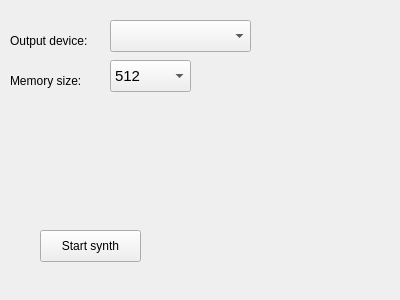
<?xml version="1.0" encoding="UTF-8"?>
<ui version="4.0">
 <class>Form</class>
 <widget class="QWidget" name="Form">
  <property name="geometry">
   <rect>
    <x>0</x>
    <y>0</y>
    <width>400</width>
    <height>300</height>
   </rect>
  </property>
  <property name="sizePolicy">
   <sizepolicy hsizetype="Fixed" vsizetype="Fixed">
    <horstretch>0</horstretch>
    <verstretch>0</verstretch>
   </sizepolicy>
  </property>
  <property name="minimumSize">
   <size>
    <width>400</width>
    <height>300</height>
   </size>
  </property>
  <property name="maximumSize">
   <size>
    <width>400</width>
    <height>300</height>
   </size>
  </property>
  <property name="windowTitle">
   <string>Form</string>
  </property>
  <widget class="QComboBox" name="output_devices">
   <property name="geometry">
    <rect>
     <x>110</x>
     <y>20</y>
     <width>141</width>
     <height>32</height>
    </rect>
   </property>
   <property name="font">
    <font>
     <pointsize>11</pointsize>
    </font>
   </property>
  </widget>
  <widget class="QLabel" name="label">
   <property name="geometry">
    <rect>
     <x>10</x>
     <y>20</y>
     <width>101</width>
     <height>41</height>
    </rect>
   </property>
   <property name="text">
    <string>Output device:</string>
   </property>
   <property name="alignment">
    <set>Qt::AlignLeading|Qt::AlignLeft|Qt::AlignVCenter</set>
   </property>
  </widget>
  <widget class="QPushButton" name="run">
   <property name="geometry">
    <rect>
     <x>40</x>
     <y>230</y>
     <width>101</width>
     <height>32</height>
    </rect>
   </property>
   <property name="text">
    <string>Start synth</string>
   </property>
  </widget>
  <widget class="QComboBox" name="memory_size">
   <property name="geometry">
    <rect>
     <x>110</x>
     <y>60</y>
     <width>81</width>
     <height>32</height>
    </rect>
   </property>
   <property name="font">
    <font>
     <pointsize>11</pointsize>
    </font>
   </property>
   <item>
    <property name="text">
     <string>512</string>
    </property>
   </item>
   <item>
    <property name="text">
     <string>1024</string>
    </property>
   </item>
   <item>
    <property name="text">
     <string>2048</string>
    </property>
   </item>
   <item>
    <property name="text">
     <string>4096</string>
    </property>
   </item>
  </widget>
  <widget class="QLabel" name="label_2">
   <property name="geometry">
    <rect>
     <x>10</x>
     <y>60</y>
     <width>101</width>
     <height>41</height>
    </rect>
   </property>
   <property name="text">
    <string>Memory size:</string>
   </property>
   <property name="alignment">
    <set>Qt::AlignLeading|Qt::AlignLeft|Qt::AlignVCenter</set>
   </property>
  </widget>
 </widget>
 <resources/>
 <connections/>
</ui>
